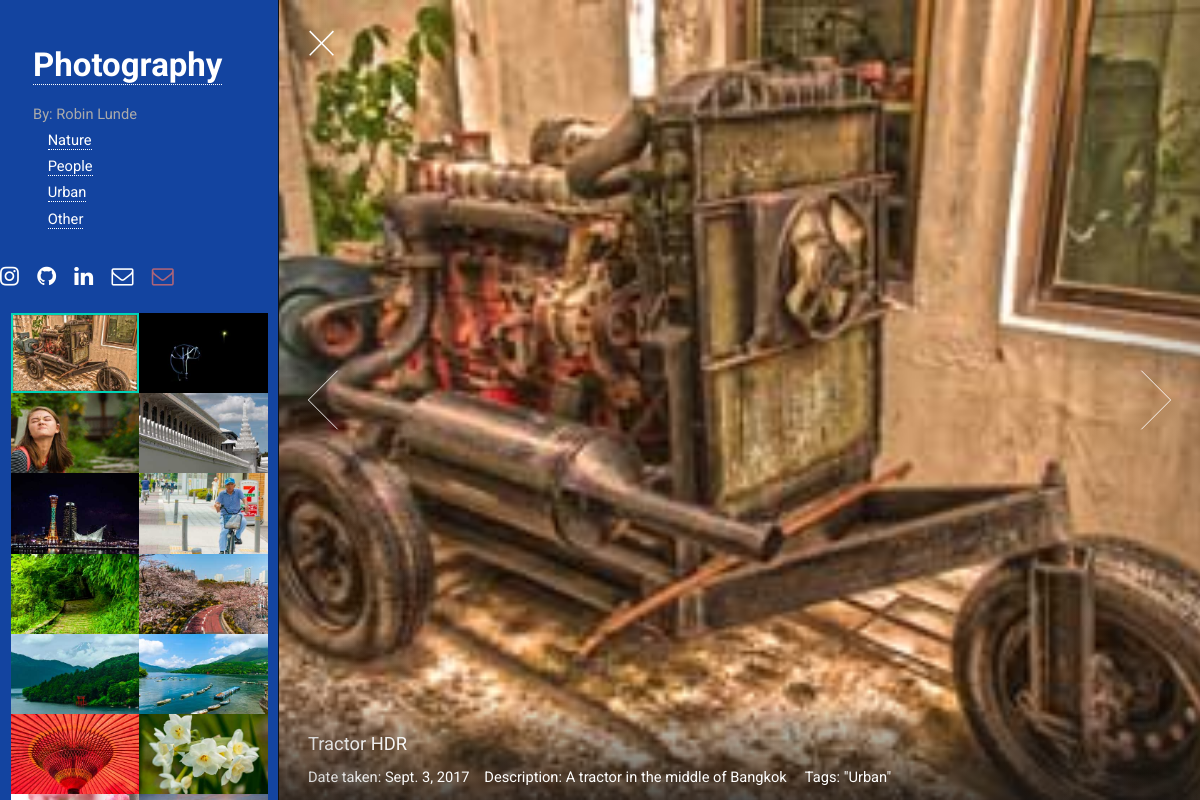
Screenshot of /images/ with the database file from the repository.
### images/models.py (models this page shows, shortened)
class Image(models.Model):
	id = models.AutoField(primary_key=True)
	date = models.DateField(help_text="Select date taken")
	name_no = models.CharField(max_length=30)
	comment_no = models.TextField()
	name_en = models.CharField(max_length=30)
	comment_en = models.TextField()
	name_jp = models.CharField(max_length=30)
	comment_jp = models.TextField()
	tags = models.ManyToManyField(Tag, help_text="Select tag for this picture")
	class Meta:
		ordering = ['id']

class Tag(models.Model):
	TAG_OPTS = (
		('pr', 'Preview'),
		('na', 'Nature'),
		('pe', 'People'),
		('ur', 'Urban'),
		('ot', 'Other'),
		)
	tag = models.CharField(max_length=2, choices=TAG_OPTS)

### images/views.py (the view)
# urls.py: url(r'^(?P<lang>[A-Za-z]{2})/$', views.index, name='index'),
def index(request, lang=''):
	err=''
	if lang=='':
		lang='en'
	elif not (lang=='en' or lang=='no' or lang=='jp'):
		lang='en'
		err='Language does not exists! Showing default!\n'
	tags = Tag.objects.filter(tag='pr')
	photo_list = get_list_or_404(Image, tags__in=tags)
	context = {	'photo_list': photo_list, 'err': err, 'cat': 'preview' }
	page = 'images/index_' + lang + '.html'
	return render(request, page, context)

### images/templates/images/index_en.html (shortened to what this page needs)
<!DOCTYPE HTML>
{% load static %}
{% static "/images" as baseUrl %}
<html lang="en">
	<head>
		<link rel="stylesheet" href="{{ baseUrl }}/assets/css/main.css" />
		<link rel="stylesheet" href="{{ baseUrl }}/assets/css/rob.css" />
	</head>
	<body class="is-loading-0 is-loading-1 is-loading-2">
			<div id="main" style="background: #1344a0;">
					<header id="header">
						<h1 style="color: white;"> <a href="{% url 'images:index' %}">Photography</a></h1>
						<div>By: Robin Lunde
							<div class="myMenu" ;>
								<ul>
									<a href="{% url 'images:selection' cat='nature' %}">Nature</a>
								</ul>
								<ul>
									<a href="{% url 'images:selection' cat='people' %}">People</a>
								</ul>
								<ul>
									<a href="{% url 'images:selection' cat='urban' %}">Urban</a>
								</ul>
								<ul>
									<a href="{% url 'images:selection' cat='other' %}">Other</a>
								</ul>
							</div>
						</div>
					</header>
					<ul class="icons" style="color: white;">
							<li><a href="https://www.instagram.com/robinlunde/" target="_blank" class="icon fa-instagram"><span class="label">Instagram</span></a></li>
							<li><a href="https://github.com/Robiq" target="_blank" class="icon fa-github"><span class="label">Github</span></a></li>
							<li><a href="https://www.linkedin.com/in/robinlunde/" target="_blank" class="icon fa-linkedin"><span class="label">Email</span></a></li>
							<li><a href="mailto:robin@wub.no" class="icon fa-envelope-o"><span class="label">Mail Private</span></a></li>
							<li style="color: #FF7664;	opacity: 0.65;"><a href="mailto:robin@keio.jp" class="icon fa-envelope-o"><span class="label">Mail work</span></a></li>
						</ul>
					<section id="thumbnails">
						{% if photo_list %}
							{% for image in photo_list %}
								<article >
									<a class="thumbnail" href="{{ baseUrl }}/images/fulls/{{ image.id }}.jpg" data-position="center"><img src="{{ baseUrl }}/images/thumbs/{{ image.id }}.jpg" alt="" /></a>
									<div>
										<h2 style="color: white;">  {{ image.name_en }}</h2>
										<div style="color: white;">
											  Date taken: {{ image.date }}&emsp;Description: {{ image.comment_en }}&emsp; Tags:
								        	{% for tag in image.tags.all %}
								        		 {% ifnotequal tag.get_tag_display "Preview" %}
								        		 "{{ tag.get_tag_display }}"
								        		 {% endifnotequal %}
								        	{% endfor %}
								    </div>
							    </div>
								</article>
							{% endfor %}
							{% else %}
							    <p>No photos are available.</p>
							{% endif %}
					</section>
			</div>
	</body>
</html>

### images/static/images/assets/css/main.css (style rules this page uses)
html, body, div, span, applet, object, iframe, h1, h2, h3, h4, h5, h6, p, blockquote, pre, a, abbr, acronym, address, big, cite, code, del, dfn, em, img, ins, kbd, q, s, samp, small, strike, strong, sub, sup, tt, var, b, u, i, center, dl, dt, dd, ol, ul, li, fieldset, form, label, legend, table, caption, tbody, tfoot, thead, tr, th, td, article, aside, canvas, details, embed, figure, figcaption, footer, header, hgroup, menu, nav, output, ruby, section, summary, time, mark, audio, video { margin: 0; padding: 0; border: 0; font-size: 100%; font: inherit; vertical-align: baseline; }
article, aside, details, figcaption, figure, footer, header, hgroup, menu, nav, section { display: block; }
body { line-height: 1; }
ol, ul { list-style: none; }
body { -webkit-text-size-adjust: none; }
*, *:before, *:after { -moz-box-sizing: border-box; -webkit-box-sizing: border-box; box-sizing: border-box; }
html, body { background-color: #101010; overflow: hidden; }
html { font-size: 16pt; }
@media screen and (max-width: 1680px) { html { font-size: 12pt; } }
@media screen and (max-width: 1280px) { html { font-size: 11pt; } }
body { background-color: #fff; color: #aaa; }
body, input, select, textarea { font-family: "Roboto", Helvetica, sans-serif; font-weight: 400; line-height: 1.65; font-size: 1em; color: #aaa; }
a { -moz-transition: color 0.25s ease, border-bottom-color 0.25s ease; -webkit-transition: color 0.25s ease, border-bottom-color 0.25s ease; -ms-transition: color 0.25s ease, border-bottom-color 0.25s ease; transition: color 0.25s ease, border-bottom-color 0.25s ease; border-bottom: dotted 1px; color: inherit; text-decoration: none; }
h1, h2, h3, h4, h5, h6 { font-weight: 400; line-height: 1.25; margin: 0 0 0.5em 0; color: #555; }
h1 a, h2 a, h3 a, h4 a, h5 a, h6 a { color: inherit; text-decoration: none; }
h2 { font-size: 1.25em; }
.icon { text-decoration: none; border-bottom: none; position: relative; }
.icon:before { -moz-osx-font-smoothing: grayscale; -webkit-font-smoothing: antialiased; font-family: FontAwesome; font-style: normal; font-weight: normal; text-transform: none !important; }
ul { list-style: disc; margin: 0 0 1.25em 0; padding-left: 1em; }
ul li { padding-left: 0.5em; }
ul.icons { cursor: default; list-style: none; padding-left: 0; }
ul.icons li { display: inline-block; padding: 0 1em 0 0; }
ul.icons li:last-child { padding-right: 0; }
ul.icons li .icon:before { font-size: 1.5rem; }
#main { -moz-transition: opacity 0.75s ease, right 0.75s ease, left 0.75s ease, visibility 0.75s; -webkit-transition: opacity 0.75s ease, right 0.75s ease, left 0.75s ease, visibility 0.75s; -ms-transition: opacity 0.75s ease, right 0.75s ease, left 0.75s ease, visibility 0.75s; transition: opacity 0.75s ease, right 0.75s ease, left 0.75s ease, visibility 0.75s; -webkit-overflow-scrolling: touch; position: fixed; top: 0; width: 22.5em; height: 100%; background: #fff; outline: 0; overflow-x: hidden; overflow-y: auto; text-align: left; visibility: visible; z-index: 10000; left: 0; }
@media screen and (max-width: 1280px) { #main { width: 19em; } }
#header { padding: 3em 2.25em 1.75em 2.25em ; }
#header h1 { font-size: 2.25em; font-weight: 700; }
#thumbnails { display: -moz-flex; display: -webkit-flex; display: -ms-flex; display: flex; -moz-flex-wrap: wrap; -webkit-flex-wrap: wrap; -ms-flex-wrap: wrap; flex-wrap: wrap; padding: 0 0.75em; }
#thumbnails article { position: relative; width: 50%; background: #101010; outline: 0; }
#thumbnails article .thumbnail { -webkit-tap-highlight-color: transparent; display: block; position: relative; border: 0; outline: 0; }
#thumbnails article .thumbnail img { display: block; width: 100%; }
#thumbnails article .thumbnail:before { -moz-pointer-events: none; -webkit-pointer-events: none; -ms-pointer-events: none; pointer-events: none; -moz-transition: opacity 0.25s ease; -webkit-transition: opacity 0.25s ease; -ms-transition: opacity 0.25s ease; transition: opacity 0.25s ease; content: ''; position: absolute; left: 0; top: 0; width: 100%; height: 100%; box-shadow: inset 0 0 0 2px #00D3B7, inset 0 0 0px 3px rgba(0, 0, 0, 0.15); opacity: 0; z-index: 1; }
#thumbnails article.active .thumbnail:before { opacity: 1; }
#viewer .slide .caption h2, #viewer .slide .caption h3, #viewer .slide .caption h4, #viewer .slide .caption h5, #viewer .slide .caption h6 { color: #fff; }

### images/static/images/assets/css/rob.css (style rules this page uses)
.myMenu ul { margin: 2px 0; color: white; }

### rows the page displays
Image: shows a picture, name_en "Tractor HDR", date "Sept. 3, 2017", comment_en "A tractor in the middle of Bangkok"
Tag: tag "Urban"
Image: shows a picture
Image: shows a picture
Image: shows a picture
Image: shows a picture
Image: shows a picture
Image: shows a picture
Image: shows a picture
Image: shows a picture
Image: shows a picture
Image: shows a picture
Image: shows a picture
Image: shows a picture
Image: shows a picture
